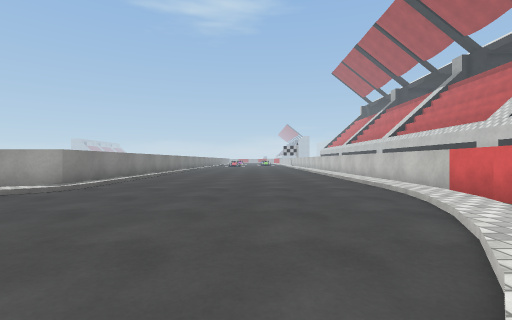
[1] (above)

20 first-person views from a walk through a Unity game level. The camera is 0.55 m above the floor, looks level and sees 85° across. The floor is counted in squares, 1 m on a side. Each view is taken from the middle of a square. On the plan, view 1 faces up. The plan holds only what a view shows up to about 9 squares ahead; the rest is blank. The place goes on beyond the plan. Some surface patterns are stand-ins.

[2]
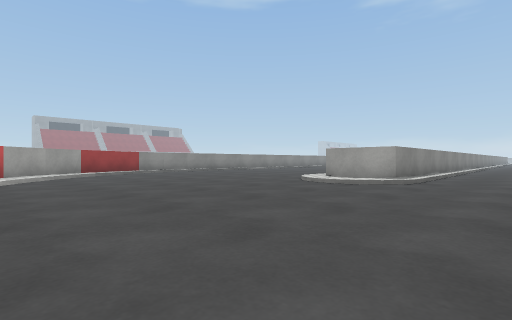

[3]
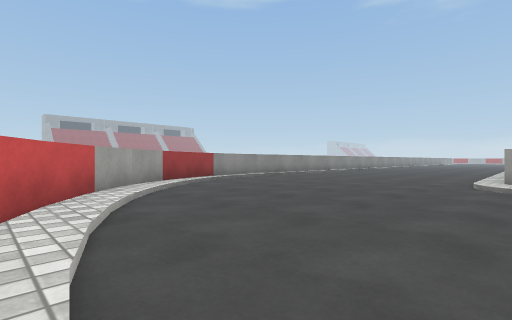

[4]
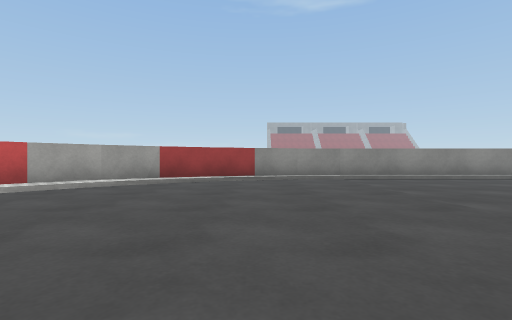

[5]
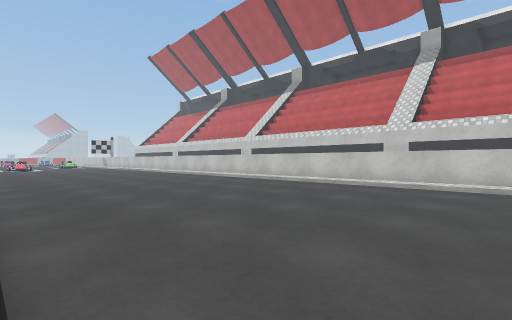

[6]
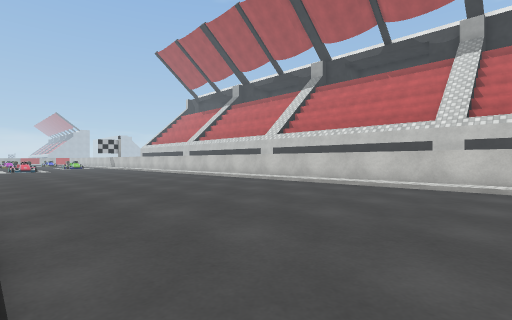

[7]
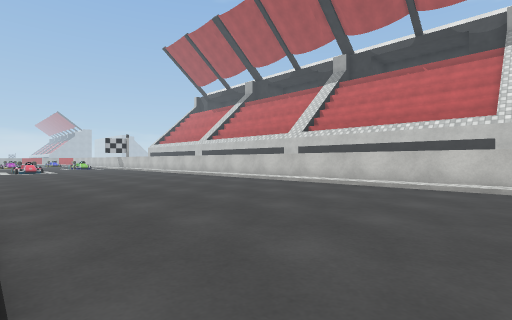

[8]
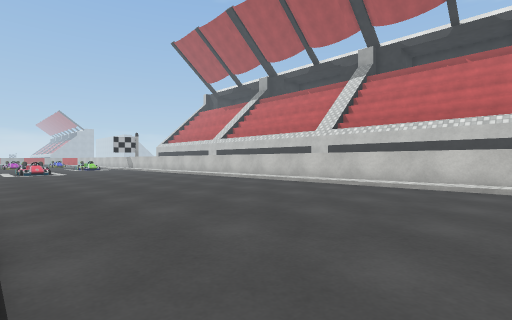

[9]
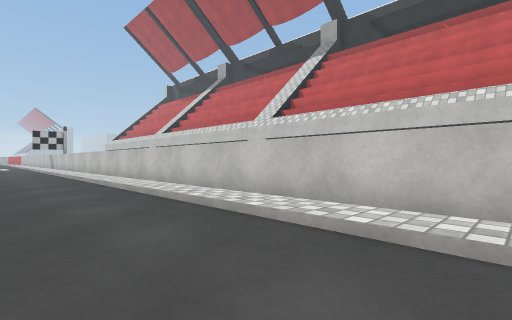

[10]
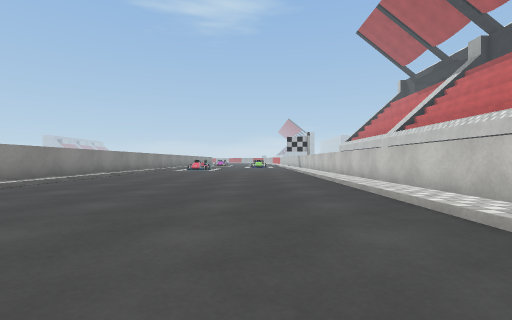

[11]
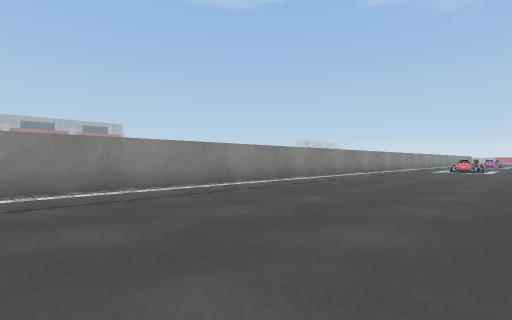

[12]
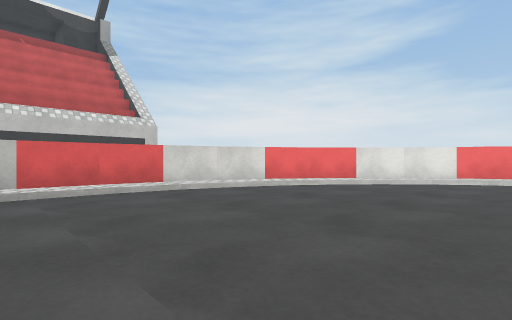

[13]
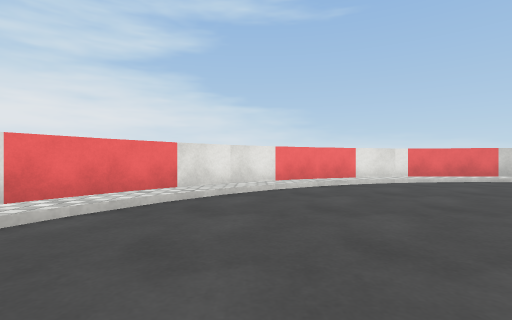

[14]
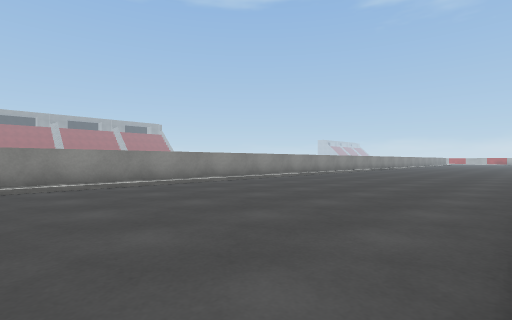

[15]
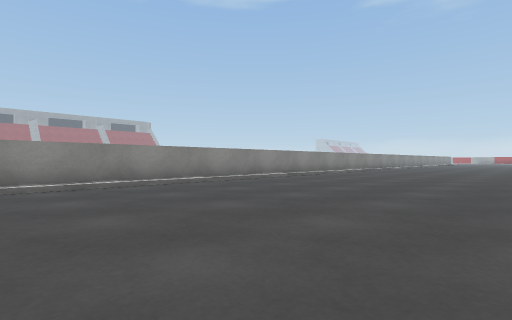

[16]
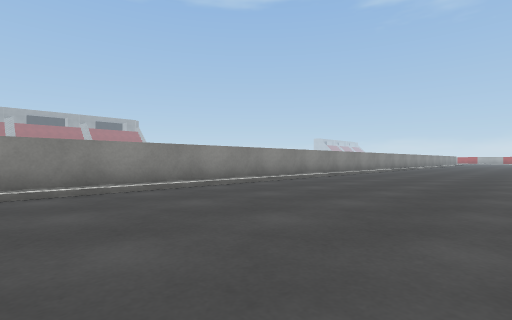

[17]
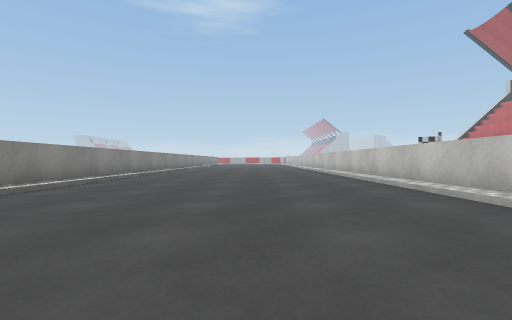

[18]
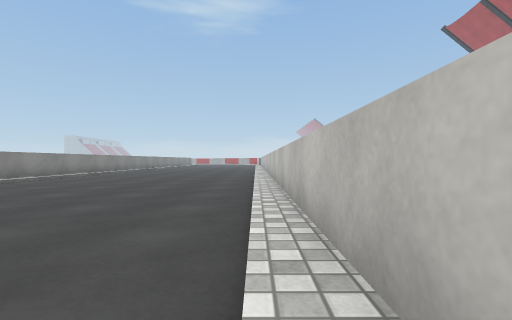

[19]
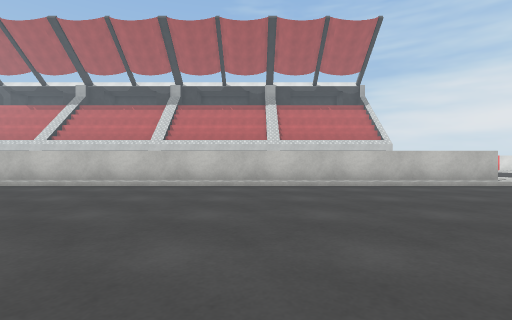

[20]
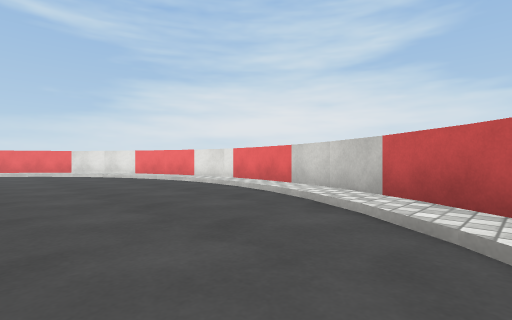

### Floor plan
Key: @ floor where view 1 was taken; # wall or solid block; . main floor; : floor 0.1 m higher than the main floor; / step, stairs or slope; ^ raised ledge; v drop or lower ground.
Columns run from 15 left of view 1 to 5 right of it. Each row starts with its distance up from view 1.
 22 ^/....../^^/....../ ^
 21 ^/....../^^/....../v^
 20 ^/....../^^/....../v^
 19 ^/....../^^/....../v^
 18 ^/....../^^/....../v^
 17 ^/....../^^/....../v^
 16 ^/....../^^/....../v^
 15 ^/....../^^/....../v^
 14 ^/....../^^/....../v^
 13 ^/....../^^/....../v^
 12 ^/....../^ /....../v^
 11 ^/....../^ /....../v^
 10 ^/....../^ /....../v^
  9 ^/....../^^/....../v^
  8 ^/....../^^/....../v^
  7 ^/....../^^/....../v^
  6 ^/....../vv/....../v^
  5  ^.......//......./v^
  4  ^................:^
  3  ^.............../v#
  2  ^#............../v#
  1   #/............/v##
  0   ##/..........@v##
 -1    ##//......//v##
 -2     ###:////:vv##
 -3       ####vv####
 -4          ####

Positions as (right, up) in squares from view 1, and headings:
1: (0, 0), facing up
2: (-2, -1), facing up-left
3: (-6, -2), facing up-left
4: (-6, 4), facing left
5: (-4, 7), facing up-right
6: (-4, 9), facing up-right
7: (-4, 11), facing up-right
8: (-4, 13), facing up-right
9: (1, 13), facing up-right
10: (1, 13), facing up
11: (0, 13), facing up-left
12: (-2, 7), facing down-right
13: (0, 5), facing down
14: (-7, 7), facing up-left
15: (-8, 10), facing up-left
16: (-9, 13), facing up-left
17: (-10, 13), facing up
18: (-7, 14), facing up
19: (-14, 13), facing right
20: (-11, 2), facing down-right
